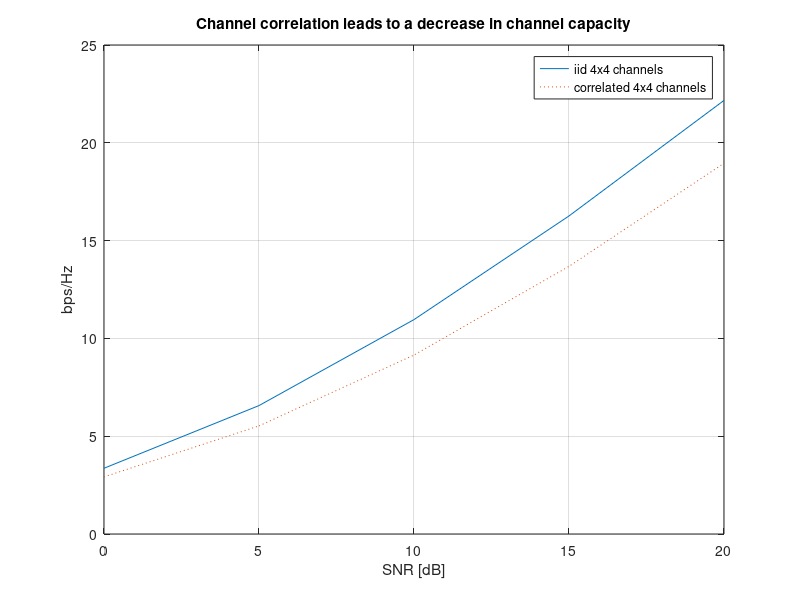

Write MATLAB code to recreate this figure.
% Ergodic_Capacity_Correlation.m
% Capacity reduction due to correlation of the MIMO channels
% Fig.9.8
clear; close all; clc;
SNR_dB=0:5:20;
SNR_linear=10.^(SNR_dB/10);
N_iter=1000;
N_SNR=length(SNR_dB);
nT=4;
nR=4;
n=min(nT,nR);
I = eye(n);
sq2=sqrt(0.5);
R=[1                      0.76*exp(0.17j*pi)   0.43*exp(0.35j*pi)    0.25*exp(0.53j*pi);
    0.76*exp(-0.17j*pi)   1                     0.76*exp(0.17j*pi)    0.43*exp(0.35j*pi);
    0.43*exp(-0.35j*pi)   0.76*exp(-0.17j*pi)   1                     0.76*exp(0.17j*pi);
    0.25*exp(-0.53j*pi)   0.43*exp(-0.35j*pi)   0.76*exp(-0.17j*pi)   1                  ];
C_44_iid=zeros(1,N_SNR);
C_44_corr=zeros(1,N_SNR);
for iter=1:N_iter
    H_iid = sq2*(randn(nR,nT)+1i*randn(nR,nT));
    H_corr = H_iid*R^(1/2);
    tmp1 = H_iid'*H_iid/nT;
    tmp2 = H_corr'*H_corr/nT;
    for i=1:N_SNR
        C_44_iid(i) = C_44_iid(i) + log2(det(I+SNR_linear(i)*tmp1));
        C_44_corr(i) = C_44_corr(i) + log2(det(I+SNR_linear(i)*tmp2));
    end
end
C_44_iid = real(C_44_iid)/N_iter;
C_44_corr = real(C_44_corr)/N_iter;
plot(SNR_dB,C_44_iid, SNR_dB,C_44_corr,':');
xlabel('SNR [dB]');
ylabel('bps/Hz');
set(gca,'fontsize',10)
legend('iid 4x4 channels','correlated 4x4 channels');
title('Channel correlation leads to a decrease in channel capacity')
grid on;